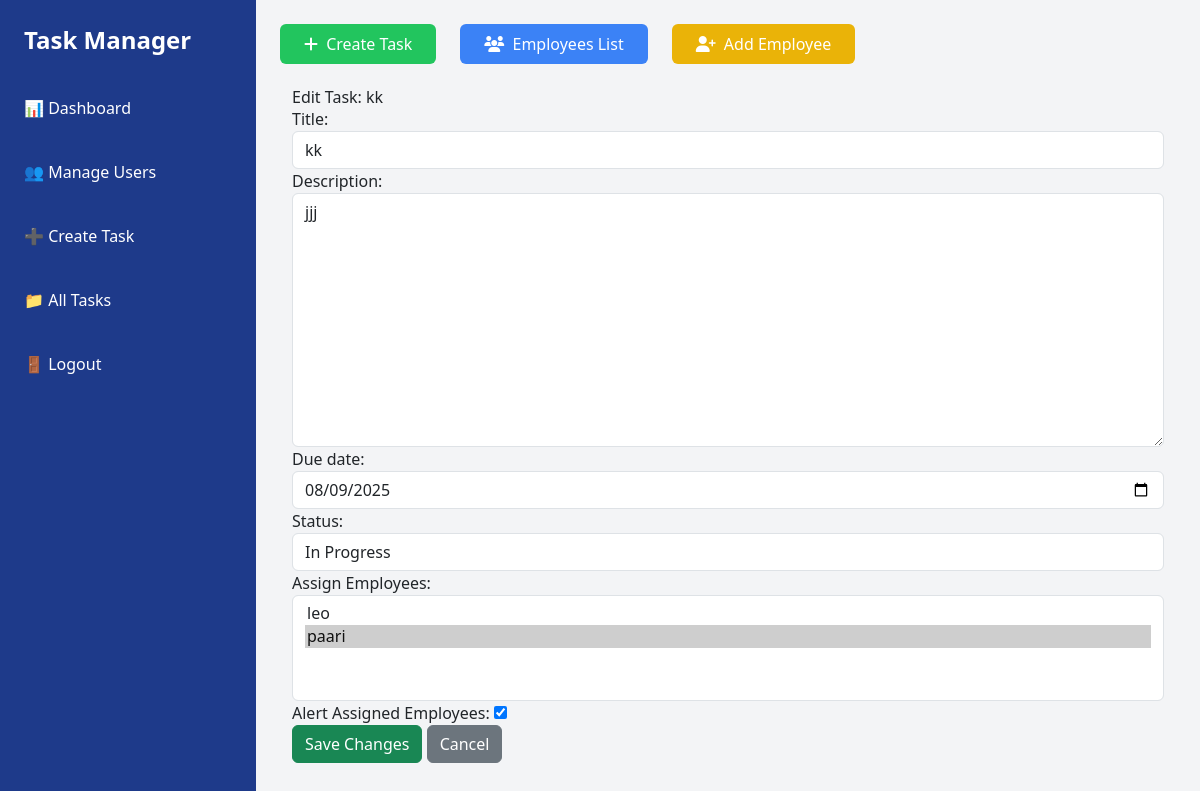
Before: /tasks/14/edit/ (signed in) with the older database file.
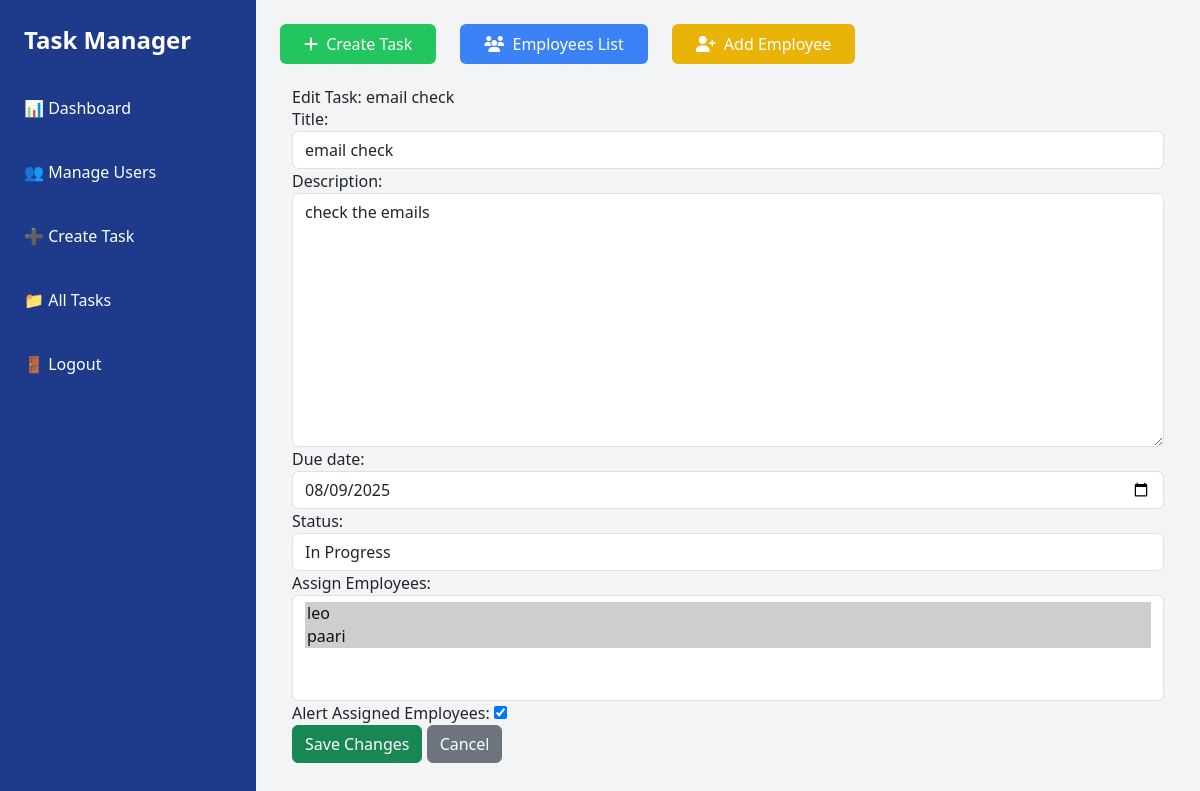
After: the same page with the newer database file.
### dashboard/models.py (models this page shows, shortened)
class Task(models.Model):
    STATUS_PENDING = 'pending'
    STATUS_IN_PROGRESS = 'in_progress'
    STATUS_COMPLETED = 'completed'
    STATUS_CHOICES = [
        (STATUS_PENDING, 'Pending'),
        (STATUS_IN_PROGRESS, 'In Progress'),
        (STATUS_COMPLETED, 'Completed'),
    ]
    title = models.CharField(max_length=255)
    description = models.TextField()
    due_date = models.DateField(null=True, blank=True)
    status = models.CharField(max_length=20, choices=STATUS_CHOICES, default=STATUS_PENDING)
    assigned_by = models.ForeignKey(
        User,
        on_delete=models.SET_NULL,
        null=True,
        blank=True,
        related_name='assigned_tasks'
    )
    assigned_employees = models.ManyToManyField(Employee, blank=True, related_name='tasks')
    alert_all = models.BooleanField(default=False)
    created_at = models.DateTimeField(auto_now_add=True)

### dashboard/views.py (the view)
# urls.py: path('tasks/<int:pk>/edit/', views.edit_task, name='edit_task'),
@login_required
def edit_task(request, pk):
    task = get_object_or_404(Task, pk=pk)
    if request.method == 'POST':
        form = TaskForm(request.POST, instance=task)
        if form.is_valid():
            form.save()
            messages.success(request, 'Task updated successfully.')
            return redirect('all_tasks')
    else:
        form = TaskForm(instance=task)
    return render(request, 'dashboard/edit_task.html', {'form': form, 'task': task})

### dashboard/forms.py
class TaskForm(forms.ModelForm):
    assigned_employees = forms.ModelMultipleChoiceField(
        queryset=Employee.objects.all(),
        widget=forms.SelectMultiple(attrs={
            'class': 'form-control select2',
            'style': 'width: 100%'
        }),
        required=False,
        label='Assign Employees'
    )
    class Meta:
        model = Task
        fields = ['title', 'description', 'due_date', 'status', 'assigned_employees', 'alert_all']
        widgets = {
            'title': forms.TextInput(attrs={'placeholder': 'Task Title', 'class': 'form-control'}),
            'description': forms.Textarea(attrs={'placeholder': 'Description', 'class': 'form-control'}),
            'due_date': forms.DateInput(attrs={'type': 'date', 'class': 'form-control'}),
            'status': forms.Select(attrs={'class': 'form-control'}),
        }
        labels = {
            'alert_all': 'Alert Assigned Employees'
        }

### dashboard/models.py (called while the page is built)
    def __str__(self):
        return self.name or "Unnamed Employee"

### dashboard/templates/dashboard/edit_task.html (shortened to what this page needs)
{% extends 'base.html' %}
{% block content %}
<div class="container mt-4">
    <h2>Edit Task: {{ task.title }}</h2>
    <form method="post">
        {{ form.as_p }}
        <button type="submit" class="btn btn-success">Save Changes</button>
        <a href="{% url 'all_tasks' %}" class="btn btn-secondary">Cancel</a>
    </form>
</div>
{% endblock %}

Changed rows visible on the page:
changed Task "In Progress": title "kk" → "email check"; description "jjj" → "check the emails"
Other visible differences:
form field assigned_employees: "leo / paari ☑" → "leo ☑ / paari ☑"
